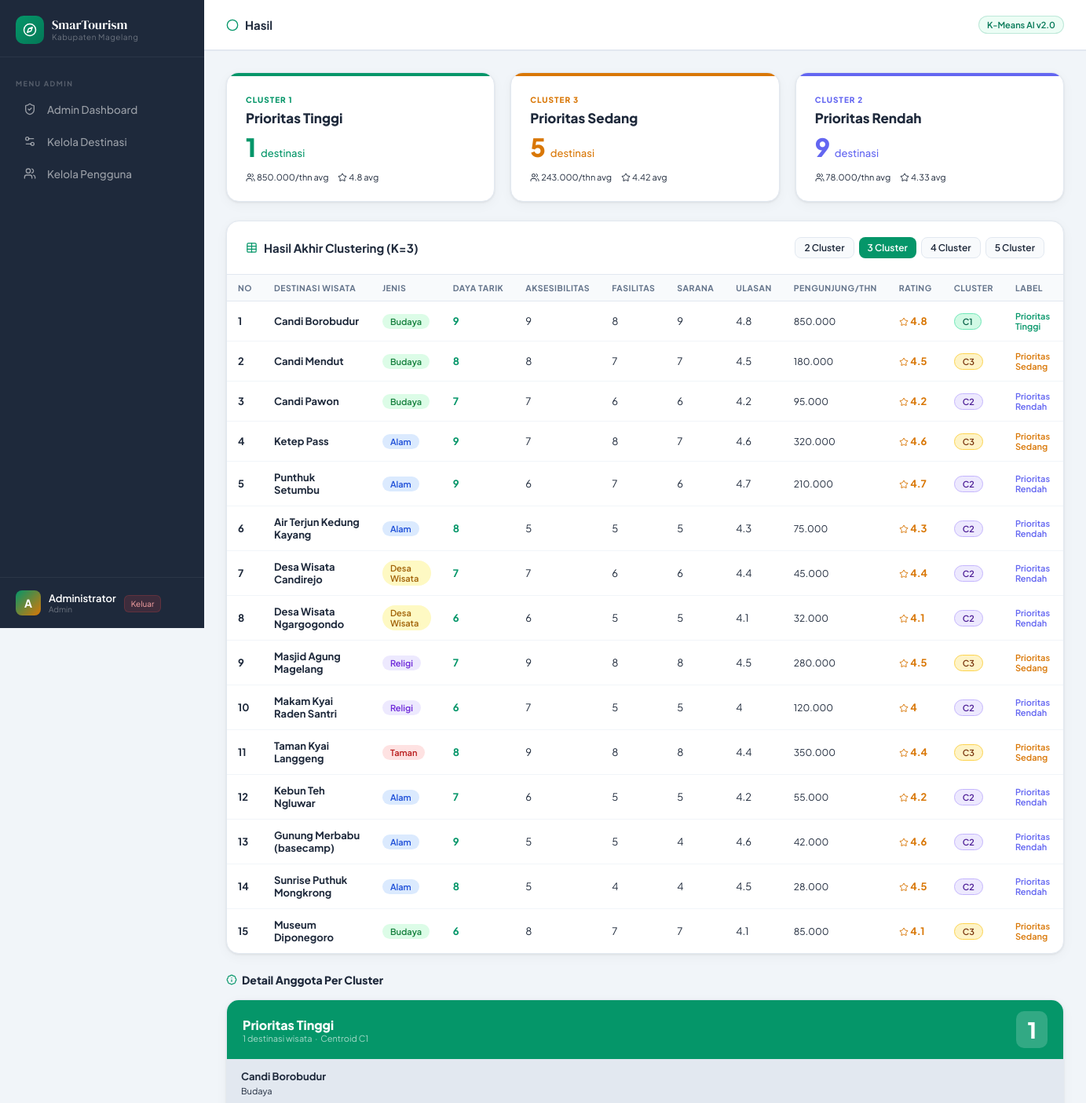
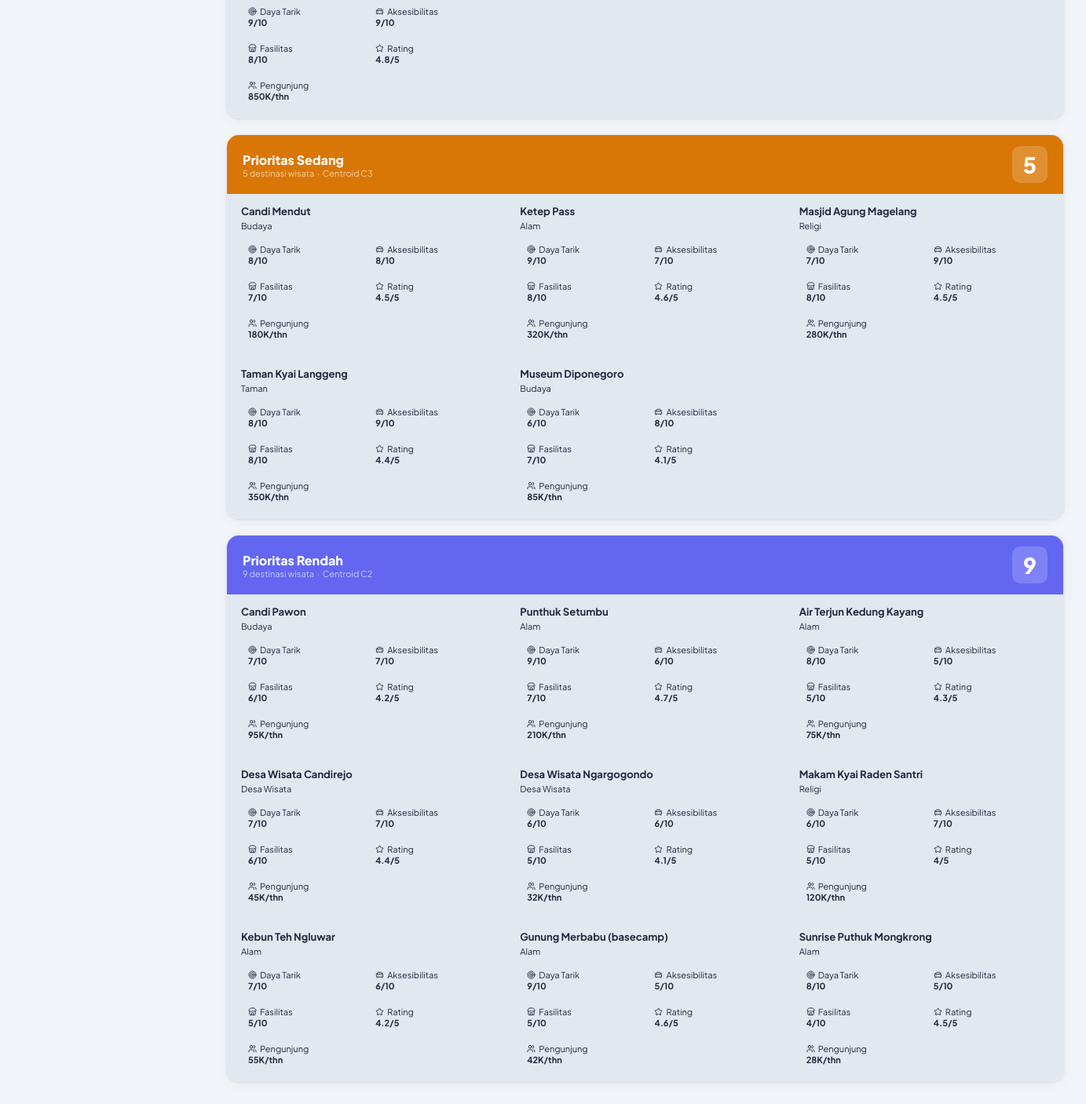
/pages/hasil.php (signed in), run on the app's committed database (2 pictures, top to bottom).
### tables this page shows
CREATE TABLE tb_destinasi (
  id INT UNSIGNED NOT NULL AUTO_INCREMENT,
  nama_destinasi VARCHAR(200) NOT NULL,
  kategori VARCHAR(50) NOT NULL,
  daya_tarik TINYINT UNSIGNED NOT NULL,
  aksesibilitas TINYINT UNSIGNED NOT NULL,
  fasilitas TINYINT UNSIGNED NOT NULL,
  sarana TINYINT UNSIGNED NOT NULL,
  ulasan DECIMAL(3,1) NOT NULL,
  jumlah_pengunjung INT UNSIGNED NOT NULL,
  rating DECIMAL(3,1) NOT NULL,
  latitude DECIMAL(10,7) NOT NULL,
  longitude DECIMAL(10,7) NOT NULL,
  status ENUM('aktif', 'nonaktif') NOT NULL DEFAULT 'aktif',
  created_at TIMESTAMP NOT NULL DEFAULT CURRENT_TIMESTAMP,
  updated_at TIMESTAMP NOT NULL DEFAULT CURRENT_TIMESTAMP ON UPDATE CURRENT_TIMESTAMP,
  PRIMARY KEY (id)
);

### includes/kmeans.php (called while the page is built, shortened)
<?php
function getWisataData(): array
{
    try {
        $pdo = getDatabaseConnection();
        $stmt = $pdo->query(
            "SELECT
                id,
                nama_destinasi AS nama,
                kategori AS jenis,
                daya_tarik,
                aksesibilitas,
                fasilitas,
                sarana,
                ulasan,
                jumlah_pengunjung,
                rating,
                latitude AS lat,
                longitude AS lng
            FROM tb_destinasi
            WHERE status = 'aktif'
            ORDER BY id ASC"
        );
        $rows = $stmt->fetchAll();
        return array_map(static function (array $row): array {
            return [
                'id' => (int) $row['id'],
                'nama' => (string) $row['nama'],
                'jenis' => (string) $row['jenis'],
                'daya_tarik' => (float) $row['daya_tarik'],
                'aksesibilitas' => (float) $row['aksesibilitas'],
                'fasilitas' => (float) $row['fasilitas'],
                'sarana' => (float) $row['sarana'],
                'ulasan' => (float) $row['ulasan'],
                'jumlah_pengunjung' => (int) $row['jumlah_pengunjung'],
                'rating' => (float) $row['rating'],
                'lat' => (float) $row['lat'],
                'lng' => (float) $row['lng'],
            ];
        }, $rows);
    } catch (Throwable $e) {
        error_log('SmartTourism database error: ' . $e->getMessage());
        return [];
    }
}
function normalizeData(array $data, array $fields): array
{
    $min = [];
    $max = [];
    foreach ($fields as $f) {
        $vals = array_column($data, $f);
        $min[$f] = min($vals);
        $max[$f] = max($vals);
    }
    $normalized = [];
    foreach ($data as $row) {
        $norm = $row;
        foreach ($fields as $f) {
            $range = $max[$f] - $min[$f];
            $norm[$f . '_norm'] = $range > 0 ? ($row[$f] - $min[$f]) / $range : 0;
        }
        $normalized[] = $norm;
    }
    return ['data' => $normalized, 'min' => $min, 'max' => $max];
}
function euclideanDistance(array $a, array $b, array $fields): float
{
    $sum = 0;
    foreach ($fields as $f) {
        $diff = ($a[$f . '_norm'] ?? $a[$f]) - ($b[$f] ?? 0);
        $sum += $diff * $diff;
    }
    return sqrt($sum);
}
function kMeansClustering(array $data, int $k = 3, array $fields = [], int $maxIter = 100): array
{
    $n = count($data);
    $history = [];
    $palette = [
        '#059669',
        '#d97706',
        '#6366f1',
        '#0ea5e9',
        '#ef4444',
    ];
    $iconPalette = ['high', 'medium', 'low', 'medium', 'low'];
    $step = max(1, (int) floor($n / $k));
    $centroids = [];
    for ($i = 0; $i < $k; $i++) {
        $idx = min($i * $step, $n - 1);
        $centroid = [];
        foreach ($fields as $f) {
            $centroid[$f] = $data[$idx][$f . '_norm'] ?? 0;
        }
        $centroids[] = $centroid;
    }
    $assignments = array_fill(0, $n, 0);
    $converged = false;
    for ($iter = 0; $iter < $maxIter && !$converged; $iter++) {
        $newAssignments = [];
        $distanceMatrix = [];
        foreach ($data as $i => $point) {
            $minDist = PHP_FLOAT_MAX;
            $bestCluster = 0;
            $dists = [];
            foreach ($centroids as $ci => $centroid) {
                $dist = euclideanDistance($point, $centroid, $fields);
                $dists[] = round($dist, 4);
                if ($dist < $minDist) {
                    $minDist = $dist;
                    $bestCluster = $ci;
                }
            }
            $newAssignments[$i] = $bestCluster;
            $distanceMatrix[$i] = ['distances' => $dists, 'assigned' => $bestCluster, 'min_dist' => round($minDist, 4)];
        }
        $history[] = [
            'iteration' => $iter + 1,
            'centroids' => $centroids,
            'assignments' => $newAssignments,
            'distance_matrix' => $distanceMatrix,
        ];
        if ($iter > 0 && $newAssignments === $assignments) {
            $converged = true;
        }
        $assignments = $newAssignments;
        $newCentroids = array_fill(0, $k, array_fill_keys($fields, 0));
        $counts = array_fill(0, $k, 0);
        foreach ($data as $i => $point) {
            $c = $assignments[$i];
            foreach ($fields as $f) {
                $newCentroids[$c][$f] += $point[$f . '_norm'];
            }
            $counts[$c]++;
        }
        for ($c = 0; $c < $k; $c++) {
            if ($counts[$c] > 0) {
                foreach ($fields as $f) {
                    $newCentroids[$c][$f] /= $counts[$c];
                }
            }
        }
        $centroidChanged = false;
        for ($c = 0; $c < $k; $c++) {
            foreach ($fields as $f) {
                if (abs($newCentroids[$c][$f] - $centroids[$c][$f]) > 0.0001) {
                    $centroidChanged = true;
                    break;
                }
            }
        }
        if (!$centroidChanged && $iter > 0) $converged = true;
        $centroids = $newCentroids;
    }
    $clusterSums = array_fill(0, $k, 0);
    $clusterCounts = array_fill(0, $k, 0);
    foreach ($assignments as $i => $c) {
        $sum = 0;
        foreach ($fields as $f) {
            $sum += $data[$i][$f . '_norm'];
        }
        $clusterSums[$c] += $sum / count($fields);
        $clusterCounts[$c]++;
    }
    $clusterAvg = [];
    for ($c = 0; $c < $k; $c++) {
        $clusterAvg[$c] = $clusterCounts[$c] > 0 ? $clusterSums[$c] / $clusterCounts[$c] : 0;
    }
    arsort($clusterAvg);
    $rank = array_keys($clusterAvg);
    $labels = [];
    $colors = [];
    $icons = [];
    $labelNames = ['Prioritas Tinggi', 'Prioritas Sedang', 'Prioritas Rendah'];
    foreach ($rank as $ri => $ci) {
        $labels[$ci] = $labelNames[$ri] ?? ('Cluster ' . ($ri + 1));
        $colors[$ci] = $palette[$ri] ?? $palette[$ri % count($palette)];
        $icons[$ci] = $iconPalette[$ri] ?? ($ri === 0 ? 'high' : 'low');
    }
    $result = [];
    foreach ($data as $i => $point) {
        $c = $assignments[$i];
        $point['cluster'] = $c;
        $point['cluster_label'] = $labels[$c];
        $point['cluster_color'] = $colors[$c];
        $point['cluster_icon'] = $icons[$c];
        $result[] = $point;
    }
    $sse = 0;
    foreach ($result as $point) {
        $c = $point['cluster'];
        foreach ($fields as $f) {
            $diff = $point[$f . '_norm'] - $centroids[$c][$f];
            $sse += $diff * $diff;
        }
    }
    return [
        'data' => $result,
        'centroids' => $centroids,
        'history' => $history,
        'iterations' => count($history),
        'converged' => $converged,
        'sse' => round($sse, 4),
        'labels' => $labels,
        'colors' => $colors,
        'icons' => $icons,
        'k' => $k,
        'fields' => $fields,
        'init_step' => max(1, $step),
        'empty' => false,
    ];
}
function runKMeans(int $k = 3): array
{
    $raw = getWisataData();
    $fields = ['daya_tarik', 'aksesibilitas', 'fasilitas', 'sarana', 'ulasan'];
    $normResult = normalizeData($raw, $fields);
    $normalized = $normResult['data'];
    $result = kMeansClustering($normalized, $k, $fields);
    $result['norm_meta'] = $normResult;
    $result['fields_label'] = [
        'daya_tarik' => 'Daya Tarik',
        'aksesibilitas' => 'Aksesibilitas',
        'fasilitas' => 'Fasilitas',
        'sarana' => 'Sarana',
        'ulasan' => 'Ulasan',
    ];
    return $result;
}

### pages/hasil.php (the view)
<?php
require_once '../includes/header.php';
require_once '../includes/kmeans.php';
$k = isset($_GET['k']) ? max(2, min(5, (int)$_GET['k'])) : 3;
$km = runKMeans($k);
$data = $km['data'];
?>
<div class="page-content">
  <?php if (empty($data)): ?>
    <div class="card">
      <div class="card-body">
        <div class="info-box blue">Belum ada data destinasi di database, sehingga hasil clustering belum tersedia.</div>
      </div>
    </div>
  <?php else: ?>
    <div class="grid-3 mb-24">
      <?php foreach ($km['labels'] as $ci => $label):
        $members = array_filter($data, fn($w) => $w['cluster'] === $ci);
        $cnt = count($members);
        $avgPengunjung = $cnt > 0 ? array_sum(array_column(array_values($members), 'jumlah_pengunjung')) / $cnt : 0;
        $avgRating = $cnt > 0 ? array_sum(array_column(array_values($members), 'rating')) / $cnt : 0;
      ?>
        <div class="card" style="overflow:hidden;">
          <div style="height:4px;background:<?= $km['colors'][$ci] ?>;"></div>
          <div class="card-body">
            <div style="font-size:10px;font-weight:800;color:<?= $km['colors'][$ci] ?>;text-transform:uppercase;letter-spacing:1px;margin-bottom:6px;">Cluster <?= $ci + 1 ?></div>
            <div style="font-size:17px;font-weight:800;margin-bottom:6px;color:var(--text);"><?= $label ?></div>
            <div style="font-size:32px;font-weight:800;color:<?= $km['colors'][$ci] ?>;margin-bottom:12px;"><?= $cnt ?> <span style="font-size:13px;font-weight:500;color:var(--text-3);">destinasi</span></div>
            <div style="display:flex;gap:12px;font-size:11px;color:var(--text-3);">
              <div><i data-lucide="users" style="width:12px;height:12px;vertical-align:-2px;"></i> <?= number_format($avgPengunjung, 0, ',', '.') ?>/thn avg</div>
              <div><i data-lucide="star" style="width:12px;height:12px;vertical-align:-2px;"></i> <?= round($avgRating, 2) ?> avg</div>
            </div>
          </div>
        </div>
      <?php endforeach; ?>
    </div>
    <div class="card mb-24">
      <div class="card-header">
        <div class="card-title"><i data-lucide="table" style="width:15px;height:15px;color:var(--emerald);"></i> Hasil Akhir Clustering (K=<?= $k ?>)</div>
        <div style="display:flex;gap:6px;">
          <?php for ($ki = 2; $ki <= 5; $ki++): ?>
            <a href="?k=<?= $ki ?>" class="btn <?= $k === $ki ? 'btn-primary' : 'btn-secondary' ?> btn-sm"><?= $ki ?> Cluster</a>
          <?php endfor; ?>
        </div>
      </div>
      <div class="table-wrap">
        <table>
          <thead>
            <tr>
              <th>No</th>
              <th>Destinasi Wisata</th>
              <th>Jenis</th>
              <th>Daya Tarik</th>
              <th>Aksesibilitas</th>
              <th>Fasilitas</th>
              <th>Sarana</th>
              <th>Ulasan</th>
              <th>Pengunjung/Thn</th>
              <th>Rating</th>
              <th>Cluster</th>
              <th>Label</th>
            </tr>
          </thead>
          <tbody>
            <?php foreach ($data as $w):
              $ic = $w['cluster_icon'];
              $cc = $ic === 'high' ? 'cluster-high' : ($ic === 'medium' ? 'cluster-medium' : 'cluster-low');
              $jc = ['Budaya' => 'badge-green', 'Alam' => 'badge-blue', 'Desa Wisata' => 'badge-yellow', 'Religi' => 'badge-purple', 'Taman' => 'badge-red'][$w['jenis']] ?? 'badge-blue';
            ?>
              <tr>
                <td style="color:var(--text-3);font-weight:700;"><?= $w['id'] ?></td>
                <td style="font-weight:700;color:var(--text);"><?= htmlspecialchars($w['nama']) ?></td>
                <td><span class="badge <?= $jc ?>"><?= $w['jenis'] ?></span></td>
                <td style="color:var(--emerald);font-weight:700;"><?= $w['daya_tarik'] ?></td>
                <td><?= $w['aksesibilitas'] ?></td>
                <td><?= $w['fasilitas'] ?></td>
                <td><?= $w['sarana'] ?></td>
                <td><?= $w['ulasan'] ?></td>
                <td class="mono" style="font-size:12px;"><?= number_format($w['jumlah_pengunjung'], 0, ',', '.') ?></td>
                <td style="color:var(--gold);font-weight:700;"><i data-lucide="star" style="width:12px;height:12px;vertical-align:-2px;"></i> <?= $w['rating'] ?></td>
                <td><span class="badge <?= $cc ?>">C<?= $w['cluster'] + 1 ?></span></td>
                <td style="font-size:11px;color:<?= $km['colors'][$w['cluster']] ?>;font-weight:600;"><?= $w['cluster_label'] ?></td>
              </tr>
            <?php endforeach; ?>
          </tbody>
        </table>
      </div>
    </div>
    <div style="font-size:14px;font-weight:800;color:var(--text);margin-bottom:16px;display:flex;align-items:center;gap:6px;"><i data-lucide="badge-info" style="width:14px;height:14px;color:var(--emerald);"></i> Detail Anggota Per Cluster</div>
    <?php foreach ($km['labels'] as $ci => $label):
      $members = array_values(array_filter($data, fn($w) => $w['cluster'] === $ci));
    ?>
      <div class="card mb-20">
        <div style="background:<?= $km['colors'][$ci] ?>;padding:14px 20px;display:flex;align-items:center;justify-content:space-between;">
          <div>
            <div style="font-size:16px;font-weight:800;color:white;"><?= $label ?></div>
            <div style="font-size:11px;color:rgba(255,255,255,0.65);"><?= count($members) ?> destinasi wisata &nbsp;·&nbsp; Centroid C<?= $ci + 1 ?></div>
          </div>
          <div style="background:rgba(255,255,255,0.18);border-radius:10px;padding:6px 14px;font-size:28px;font-weight:900;color:white;"><?= count($members) ?></div>
        </div>
        <div style="display:grid;grid-template-columns:repeat(auto-fill,minmax(270px,1fr));gap:1px;background:var(--border);">
          <?php foreach ($members as $w): ?>
            <div style="background:var(--surface);padding:14px 18px;">
              <div style="font-weight:700;font-size:13px;color:var(--text);margin-bottom:4px;"><?= htmlspecialchars($w['nama']) ?></div>
              <div style="font-size:11px;color:var(--text-3);margin-bottom:10px;"><?= $w['jenis'] ?></div>
              <div style="display:grid;grid-template-columns:1fr 1fr;gap:6px;">
                <?php
                $attrs = [
                  ['target', 'Daya Tarik', $w['daya_tarik'] . '/10'],
                  ['car-front', 'Aksesibilitas', $w['aksesibilitas'] . '/10'],
                  ['store', 'Fasilitas', $w['fasilitas'] . '/10'],
                  ['star', 'Rating', $w['rating'] . '/5'],
                  ['users', 'Pengunjung', number_format($w['jumlah_pengunjung'] / 1000, 0) . 'K/thn'],
                ];
                foreach ($attrs as $a):
                ?>
                  <div style="background:var(--surface-2);border:1px solid var(--border);border-radius:8px;padding:6px 8px;font-size:11px;">
                    <span style="color:var(--text-2);display:flex;align-items:center;gap:4px;"><i data-lucide="<?= $a[0] ?>" style="width:11px;height:11px;"></i> <?= $a[1] ?></span>
                    <div style="font-weight:700;color:var(--text);margin-top:1px;"><?= $a[2] ?></div>
                  </div>
                <?php endforeach; ?>
              </div>
            </div>
          <?php endforeach; ?>
        </div>
      </div>
    <?php endforeach; ?>
</div>
<?php require_once '../includes/footer.php'; ?>
<?php endif; ?>

### data on the page
tb_destinasi: id "1", id "850.000", id "4.8", id "5", id "243.000", id "4.42", id "9", id "78.000", id "4.33", id "2", nama_destinasi "Candi Mendut", kategori "Budaya", daya_tarik "8", aksesibilitas "8", fasilitas "7", sarana "7", ulasan "4.5", jumlah_pengunjung "180.000", rating "4.5", $w['cluster'] + 1 "3", cluster_label "Prioritas Sedang", a "Daya Tarik", a "8/10", a "Aksesibilitas", a "Fasilitas", a "7/10", a "Rating", a "4.5/5", a "Pengunjung", a "180K/thn"
tb_destinasi: id "1", nama_destinasi "Candi Borobudur", kategori "Budaya", daya_tarik "9", aksesibilitas "9", fasilitas "8", sarana "9", ulasan "4.8", jumlah_pengunjung "850.000", rating "4.8", cluster "1", cluster_label "Prioritas Tinggi", a "Daya Tarik", a "9/10", a "Aksesibilitas", a "Fasilitas", a "8/10", a "Rating", a "4.8/5", a "Pengunjung", a "850K/thn"
tb_destinasi: id "3", nama_destinasi "Candi Pawon", kategori "Budaya", daya_tarik "7", aksesibilitas "7", fasilitas "6", sarana "6", ulasan "4.2", jumlah_pengunjung "95.000", rating "4.2", cluster "2", cluster_label "Prioritas Rendah", a "Daya Tarik", a "7/10", a "Aksesibilitas", a "Fasilitas", a "6/10", a "Rating", a "4.2/5", a "Pengunjung", a "95K/thn"
tb_destinasi: id "4", nama_destinasi "Ketep Pass", kategori "Alam", daya_tarik "9", aksesibilitas "7", fasilitas "8", sarana "7", ulasan "4.6", jumlah_pengunjung "320.000", rating "4.6", cluster "3", cluster_label "Prioritas Sedang", a "Daya Tarik", a "9/10", a "Aksesibilitas", a "7/10", a "Fasilitas", a "8/10", a "Rating", a "4.6/5", a "Pengunjung", a "320K/thn"
tb_destinasi: id "5", nama_destinasi "Punthuk Setumbu", kategori "Alam", daya_tarik "9", aksesibilitas "6", fasilitas "7", sarana "6", ulasan "4.7", jumlah_pengunjung "210.000", rating "4.7", cluster "2", cluster_label "Prioritas Rendah", a "Daya Tarik", a "9/10", a "Aksesibilitas", a "6/10", a "Fasilitas", a "7/10", a "Rating", a "4.7/5", a "Pengunjung", a "210K/thn"
tb_destinasi: id "6", nama_destinasi "Air Terjun Kedung Kayang", kategori "Alam", daya_tarik "8", aksesibilitas "5", fasilitas "5", sarana "5", ulasan "4.3", jumlah_pengunjung "75.000", rating "4.3", cluster "2", cluster_label "Prioritas Rendah", a "Daya Tarik", a "8/10", a "Aksesibilitas", a "5/10", a "Fasilitas", a "Rating", a "4.3/5", a "Pengunjung", a "75K/thn"
tb_destinasi: id "7", nama_destinasi "Desa Wisata Candirejo", kategori "Desa Wisata", daya_tarik "7", aksesibilitas "7", fasilitas "6", sarana "6", ulasan "4.4", jumlah_pengunjung "45.000", rating "4.4", cluster "2", cluster_label "Prioritas Rendah", a "Daya Tarik", a "7/10", a "Aksesibilitas", a "Fasilitas", a "6/10", a "Rating", a "4.4/5", a "Pengunjung", a "45K/thn"
tb_destinasi: id "8", nama_destinasi "Desa Wisata Ngargogondo", kategori "Desa Wisata", daya_tarik "6", aksesibilitas "6", fasilitas "5", sarana "5", ulasan "4.1", jumlah_pengunjung "32.000", rating "4.1", cluster "2", cluster_label "Prioritas Rendah", a "Daya Tarik", a "6/10", a "Aksesibilitas", a "Fasilitas", a "5/10", a "Rating", a "4.1/5", a "Pengunjung", a "32K/thn"
tb_destinasi: id "9", nama_destinasi "Masjid Agung Magelang", kategori "Religi", daya_tarik "7", aksesibilitas "9", fasilitas "8", sarana "8", ulasan "4.5", jumlah_pengunjung "280.000", rating "4.5", cluster "3", cluster_label "Prioritas Sedang", a "Daya Tarik", a "7/10", a "Aksesibilitas", a "9/10", a "Fasilitas", a "8/10", a "Rating", a "4.5/5", a "Pengunjung", a "280K/thn"
tb_destinasi: id "11", nama_destinasi "Taman Kyai Langgeng", kategori "Taman", daya_tarik "8", aksesibilitas "9", fasilitas "8", sarana "8", ulasan "4.4", jumlah_pengunjung "350.000", rating "4.4", cluster "3", cluster_label "Prioritas Sedang", a "Daya Tarik", a "8/10", a "Aksesibilitas", a "9/10", a "Fasilitas", a "Rating", a "4.4/5", a "Pengunjung", a "350K/thn"
tb_destinasi: id "12", nama_destinasi "Kebun Teh Ngluwar", kategori "Alam", daya_tarik "7", aksesibilitas "6", fasilitas "5", sarana "5", ulasan "4.2", jumlah_pengunjung "55.000", rating "4.2", cluster "2", cluster_label "Prioritas Rendah", a "Daya Tarik", a "7/10", a "Aksesibilitas", a "6/10", a "Fasilitas", a "5/10", a "Rating", a "4.2/5", a "Pengunjung", a "55K/thn"
tb_destinasi: id "13", nama_destinasi "Gunung Merbabu (basecamp)", kategori "Alam", daya_tarik "9", aksesibilitas "5", fasilitas "5", sarana "4", ulasan "4.6", jumlah_pengunjung "42.000", rating "4.6", cluster "2", cluster_label "Prioritas Rendah", a "Daya Tarik", a "9/10", a "Aksesibilitas", a "5/10", a "Fasilitas", a "Rating", a "4.6/5", a "Pengunjung", a "42K/thn"
tb_destinasi: id "14", nama_destinasi "Sunrise Puthuk Mongkrong", kategori "Alam", daya_tarik "8", aksesibilitas "5", fasilitas "4", sarana "4", ulasan "4.5", jumlah_pengunjung "28.000", rating "4.5", cluster "2", cluster_label "Prioritas Rendah", a "Daya Tarik", a "8/10", a "Aksesibilitas", a "5/10", a "Fasilitas", a "4/10", a "Rating", a "4.5/5", a "Pengunjung", a "28K/thn"
tb_destinasi: id "15", nama_destinasi "Museum Diponegoro", kategori "Budaya", daya_tarik "6", aksesibilitas "8", fasilitas "7", sarana "7", ulasan "4.1", jumlah_pengunjung "85.000", rating "4.1", cluster "3", cluster_label "Prioritas Sedang", a "Daya Tarik", a "6/10", a "Aksesibilitas", a "8/10", a "Fasilitas", a "7/10", a "Rating", a "4.1/5", a "Pengunjung", a "85K/thn"

### other printed values
$item['label'] "Admin Dashboard"
$item['label'] "Kelola Destinasi"
$item['label'] "Kelola Pengguna"
$initial "A"
$u['nama_lengkap'] "Administrator"
$u['role'] "Admin"
$currentNav['label'] "Hasil"
$label "Prioritas Tinggi"
$label "Prioritas Sedang"
$label "Prioritas Rendah"
$k "3"
$w['id'] "10"
$w['nama'] "Makam Kyai Raden Santri"
$w['jenis'] "Religi"
$w['daya_tarik'] "6"
